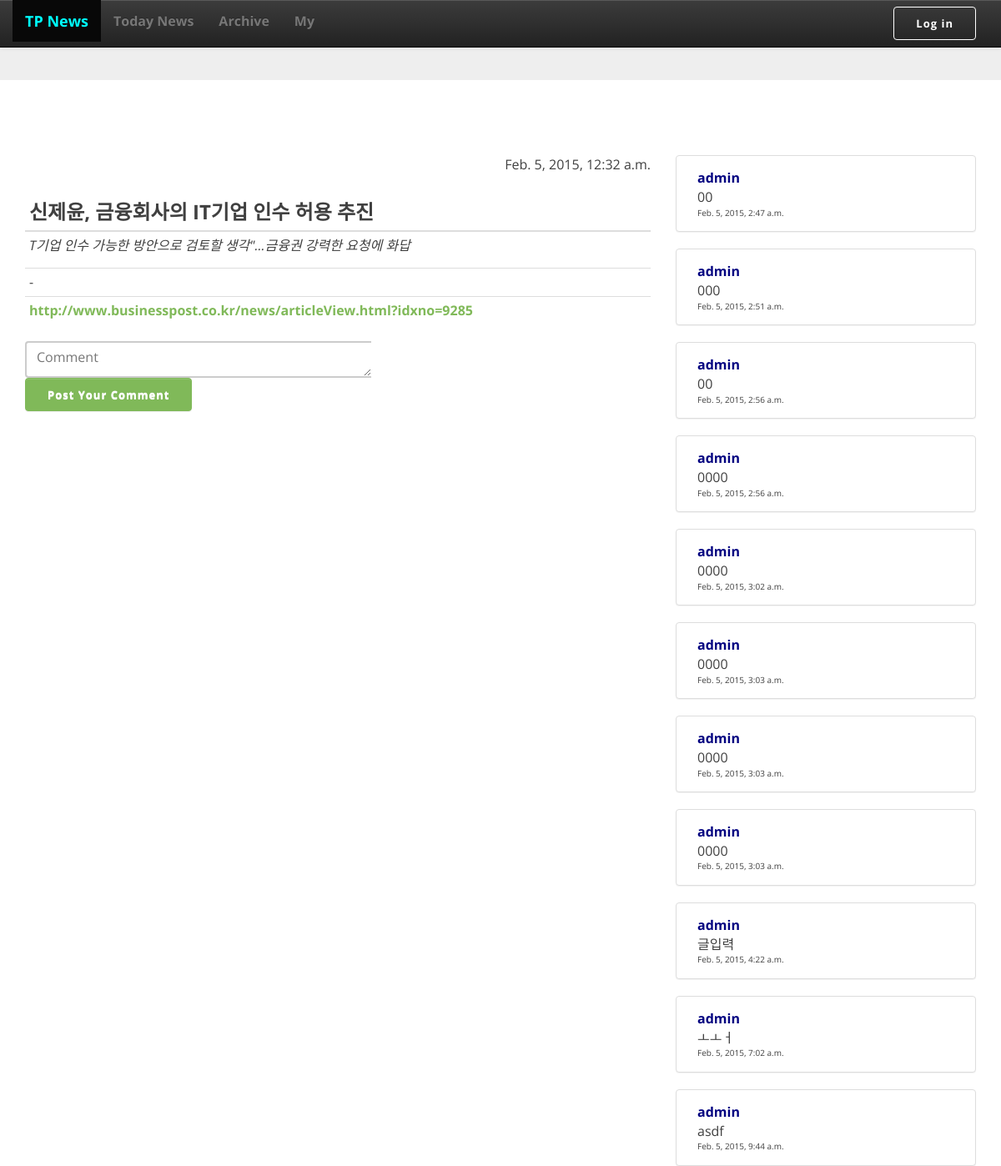
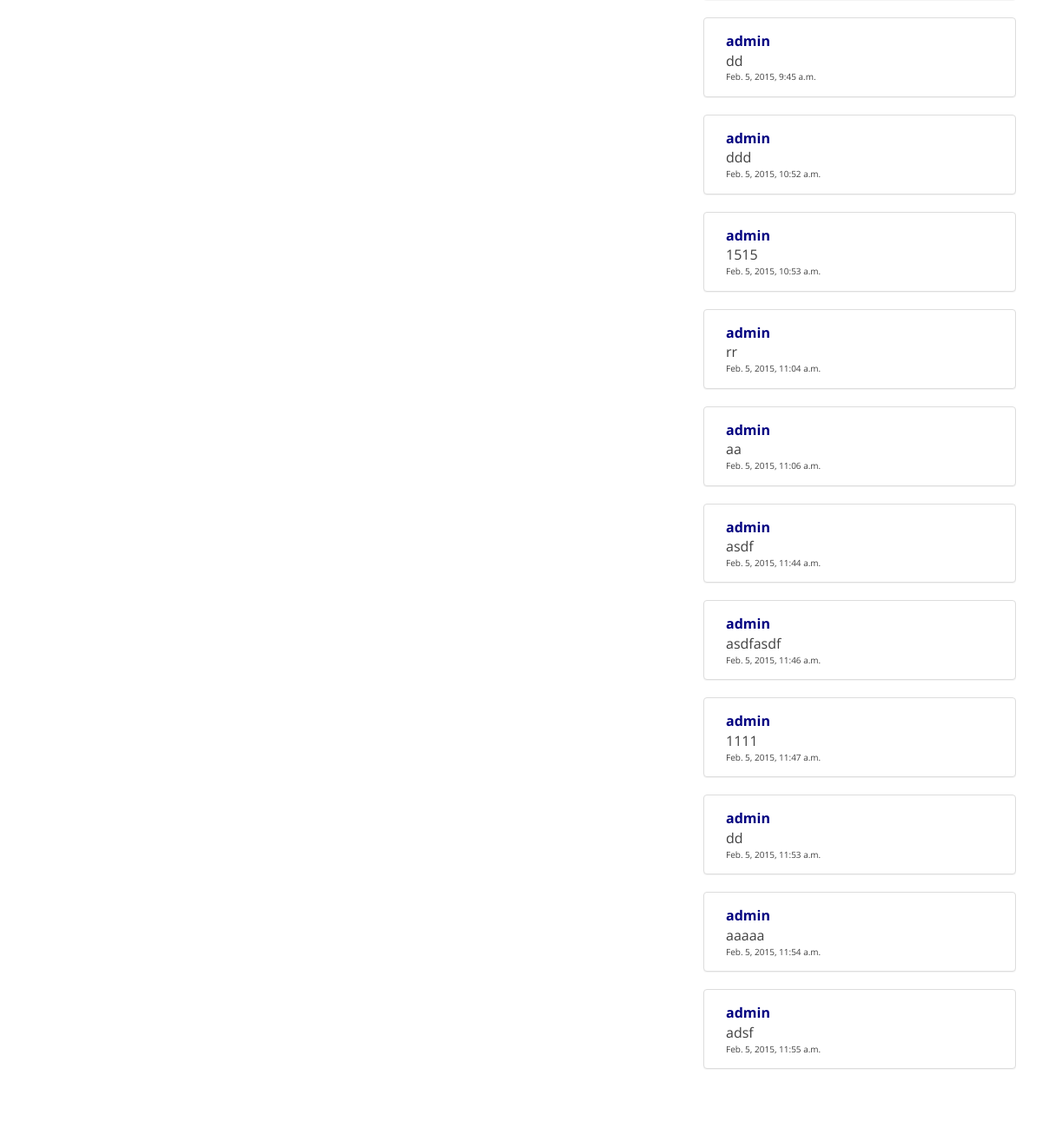
Screenshot of /mynews/16/ with the database file from the repository (2 pictures, top to bottom).
### mynews/models.py (models this page shows, shortened)
class News(models.Model):
    title_text = models.CharField(max_length=200)
    link_text = models.CharField(max_length=200)
    summary_text = models.CharField(max_length=200)
    opinion_text = models.CharField(max_length=400)
    pub_date = models.DateTimeField('date published')
    def was_published_recently(self):
        return self.pub_date >= timezone.now() - datetime.timedelta(days=1)
    was_published_recently.admin_order_field = 'pub_date'
    was_published_recently.boolean = True
    was_published_recently.short_description = 'Published recently?'

class Comments(models.Model):
    news = models.ForeignKey(News)
    comment_text = models.CharField(max_length=400)
    publisher_text = models.CharField(max_length=200)
    pub_date = models.DateTimeField('date published')
    def __str__(self):
        return self.comment_text
        return self.publisher_text

### mynews/views.py (the view)
# urls.py: url(r'^(?P<news_id>\d+)/$', views.detail, name='detail'),
def detail(request, news_id):
    print("detail call")
    if request.method == 'POST':
        news = get_object_or_404(News, pk=news_id)
        comment_text = request.POST.get("comment_text", False)
        publisher_text = request.user.username
        pub_date = datetime.now()
        comments_done.send(sender=None, publisher_text=publisher_text, title_text=news.title_text, pub_date=pub_date, comment_text=comment_text, tag='1')
        c = Comments(news=news, comment_text=comment_text, publisher_text=publisher_text, pub_date=pub_date)
        c.save()
        comment_list = Comments.objects.filter(news=news)
        print(comment_list)
        return render(request, 'mynews/detail.html', {'news': news, 'comment_list':comment_list})
    else:
        news = get_object_or_404(News, pk=news_id)
        comment_list = Comments.objects.filter(news=news)
        print(comment_list)
        return render(request, 'mynews/detail.html', {'news': news, 'comment_list':comment_list})

### mynews/templates/mynews/detail.html (shortened to what this page needs)
{% extends "mynews/base.html" %} {% block title %}TP_NEWS{% endblock %}
{% block content %}
	{% autoescape on %}
	<div>
		<div align="right">{{news.pub_date}}</div>
		<br />
		<table class="table table-condensed">
			<thead>
				<tr>
					<th style="font-size: x-large;">{{ news.title_text }}</th>
				</tr>
				<tr>
					<td style="font-style: italic;">{{ news.summary_text|linebreaks}}</td>
				</tr>
			</thead>
			<tbody>
				<tr>
					<td>{{ news.opinion_text }}</td>
				</tr>
				<tr>
					<td><a href="{{news.link_text}}">{{ news.link_text }}</a></td>
				</tr>
			</tbody>
		</table>
	</div>
	{% endautoescape %}
	<div>
		<form method="post">
			<div class="input-group">
				<textarea class="form-control" rows="3" placeholder="Comment" id="comment_text", name="comment_text"></textarea>
				<button type="submit" class="btn btn-default" >Post Your Comment</button>
			</div>
		</form>
	</div>
{% endblock %}
{% block aside %}
	{% if comment_list %}
		{% for comment in comment_list %}
		<div class="panel panel-default">
			<div class="panel-body" style="margin-left: 10px; margin-right: 10px">
				<div style="color: navy; font-weight: bold;">{{comment.publisher_text}}</div>
				<div>{{comment.comment_text}}</div>
				<div style="font-size: x-small;;">{{comment.pub_date}}</div>
			</div>
		</div>
		{% endfor %}
	{% endif %}
{% endblock %}

### mynews/static/keylime/css/style.css (style rules this page uses)
html * { -webkit-font-smoothing: antialiased; -moz-osx-font-smoothing: grayscale; }
html,body { font-size: 100%; font-family: "Open Sans", helvetica, arial, sans-serif; color: #404040; background-color: white; position: relative; }
a { font-weight: bold; color: #80B959; border-bottom: 1px solid rgba(198, 70, 61, 0); -webkit-transition: border 0.2s; -moz-transition: border 0.2s; transition: border 0.2s; }
p { border: 0; font-size: 100%; font: inherit; }
.tags a,article h2 a, .btn, .nav-icon, .nav-brand, .btn-blog, .btn-blog.outline, #menu, #wrap, .menu-open, #menu>ul>li a, #menu .close-menu, .submenu-list { -ms-transition: all 0.3s ease; -o-transition: all 0.3s ease; -webkit-transition: all 0.3s ease; -moz-transition: all 0.3s ease; transition: all 0.3s ease; }
.btn { font-family: "Open Sans", helvetica, arial, sans-serif; font-size: 13px; cursor: pointer; padding: 0 26px; line-height: 38px; display: inline-block; margin: 0 10px 4px 0; height: 40px; text-decoration: none; letter-spacing: 1px; font-weight: 700; outline: none; position: relative; background: #80B959; color: #fff; border: 1px solid #80B959; border-radius: 4px; }
.myform .form-control, .input-group .form-control { font-family: "Open Sans", helvetica, arial, sans-serif; display:inline; background:#fff; border:none; outline:none; height: 44px; font-size:16px; font-weight:400; vertical-align:top; border: 2px solid #ccc; box-shadow:none; -webkit-appearance: none; }
.input-group .form-control, .input-group .form-control:focus { border-right-width: 0px; }

### rows the page displays
News: pub_date "Feb. 5, 2015, 12:32 a.m.", title_text "신제윤, 금융회사의 IT기업 인수 허용 추진", summary_text "T기업 인수 가능한 방안으로 검토할 생각\"...금융권 강력한 요청에 화답", opinion_text "-", link_text "http://www.businesspost.co.kr/news/articleView.html?idxno=9285"
Comments: publisher_text "admin", comment_text "00", pub_date "Feb. 5, 2015, 2:47 a.m."
Comments: publisher_text "admin", comment_text "000", pub_date "Feb. 5, 2015, 2:51 a.m."
Comments: publisher_text "admin", comment_text "00", pub_date "Feb. 5, 2015, 2:56 a.m."
Comments: publisher_text "admin", comment_text "0000", pub_date "Feb. 5, 2015, 2:56 a.m."
Comments: publisher_text "admin", comment_text "0000", pub_date "Feb. 5, 2015, 3:02 a.m."
Comments: publisher_text "admin", comment_text "0000", pub_date "Feb. 5, 2015, 3:03 a.m."
Comments: publisher_text "admin", comment_text "0000", pub_date "Feb. 5, 2015, 3:03 a.m."
Comments: publisher_text "admin", comment_text "0000", pub_date "Feb. 5, 2015, 3:03 a.m."
Comments: publisher_text "admin", comment_text "글입력", pub_date "Feb. 5, 2015, 4:22 a.m."
Comments: publisher_text "admin", comment_text "ㅗㅗㅓ", pub_date "Feb. 5, 2015, 7:02 a.m."
Comments: publisher_text "admin", comment_text "asdf", pub_date "Feb. 5, 2015, 9:44 a.m."
Comments: publisher_text "admin", comment_text "dd", pub_date "Feb. 5, 2015, 9:45 a.m."
Comments: publisher_text "admin", comment_text "ddd", pub_date "Feb. 5, 2015, 10:52 a.m."
Comments: publisher_text "admin", comment_text "1515", pub_date "Feb. 5, 2015, 10:53 a.m."
Comments: publisher_text "admin", comment_text "rr", pub_date "Feb. 5, 2015, 11:04 a.m."
Comments: publisher_text "admin", comment_text "aa", pub_date "Feb. 5, 2015, 11:06 a.m."
Comments: publisher_text "admin", comment_text "asdf", pub_date "Feb. 5, 2015, 11:44 a.m."
Comments: publisher_text "admin", comment_text "asdfasdf", pub_date "Feb. 5, 2015, 11:46 a.m."
Comments: publisher_text "admin", comment_text "1111", pub_date "Feb. 5, 2015, 11:47 a.m."
Comments: publisher_text "admin", comment_text "dd", pub_date "Feb. 5, 2015, 11:53 a.m."
Comments: publisher_text "admin", comment_text "aaaaa", pub_date "Feb. 5, 2015, 11:54 a.m."
Comments: publisher_text "admin", comment_text "adsf", pub_date "Feb. 5, 2015, 11:55 a.m."
